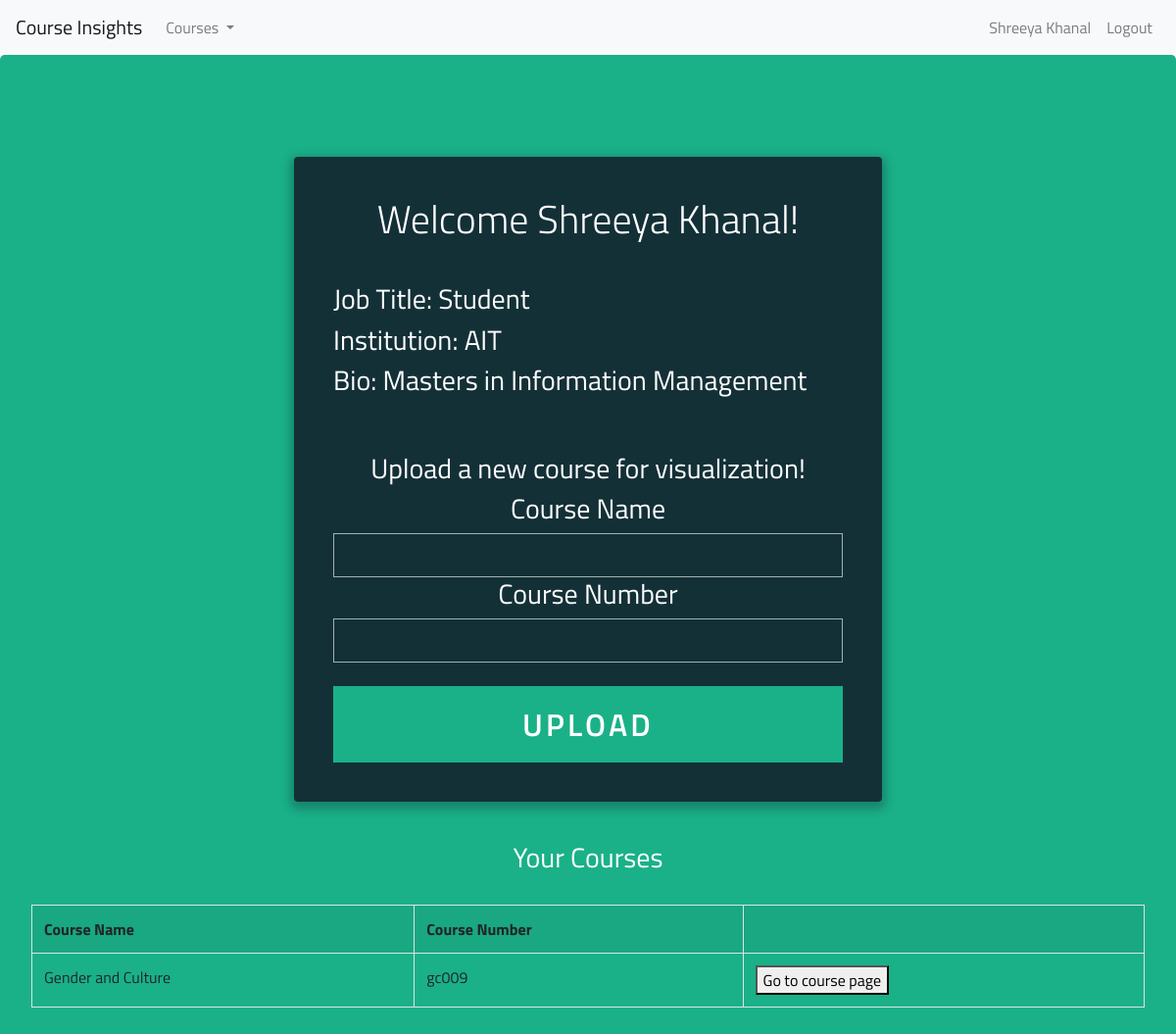
Page /profile.php (signed in) on the committed database.
### tables this page shows
CREATE TABLE `courses` (
  `course_id` int(11) NOT NULL AUTO_INCREMENT,
  `course_name` varchar(255) NOT NULL,
  `course_number` varchar(255) NOT NULL,
  `user_id` int(11) NOT NULL,
  `isUpdated` tinyint(1) DEFAULT '0',
  PRIMARY KEY (`course_id`),
  KEY `fk_user` (`user_id`),
  CONSTRAINT `courses_ibfk_1` FOREIGN KEY (`user_id`) REFERENCES `user` (`user_id`) ON DELETE CASCADE ON UPDATE CASCADE
);

### profile.php (the view, shortened to what this page needs)
<?php
require 'db.php';
if ( $_SESSION['logged_in'] != 1 )
{
  $_SESSION['message'] = "You must log in before viewing your profile page!";
  header("location: error.php");
}
else
{
    $user_id = $_SESSION['user_id'];
    $first_name = $_SESSION['first_name'];
    $last_name = $_SESSION['last_name'];
    $title = $_SESSION['title'];
    $institution = $_SESSION['institution'];
    $bio = $_SESSION['bio'];
}
    $userID = $mysqli->escape_string($user_id);
    $query_selectCourses = "SELECT * FROM courses WHERE user_id='$userID'";
    $result = $mysqli->query($query_selectCourses);
?>
<!DOCTYPE html>
<html >
<head>
  <link rel="stylesheet" href="https://stackpath.bootstrapcdn.com/bootstrap/4.3.1/css/bootstrap.min.css">
</head>
<body>
  <nav class="navbar navbar-expand-lg navbar-light bg-light">
  <a class="navbar-brand" href="#">Course Insights</a>
  <div class="collapse navbar-collapse" id="navbarSupportedContent">
    <ul class="navbar-nav mr-auto">
      <li class="nav-item dropdown">
        <a class="nav-link dropdown-toggle" href="#" id="navbarDropdown" role="button" data-toggle="dropdown" aria-haspopup="true" aria-expanded="false">
          Courses
        </a>
      </li>
    </ul>
  </div>
  <div class="navbar-collapse collapse w-100 order-3 dual-collapse2">
        <ul class="navbar-nav ml-auto">
            <li class="nav-item">
                <a class="nav-link" href="#"> <?php echo $first_name.' '.$last_name ?> </a>
            </li>
            <li class="nav-item">
                <a class="nav-link" href="logout.php"> Logout </a>
            </li>
        </ul>
    </div>
</nav>
<div class="jumbotron">
   <div class="form">
          <h1 align="center">Welcome <?= $first_name.' '.$last_name.'!' ?></h1>
          <h3 align="left">Job Title: <?= $title ?> </h3>
          <h3 align="left">Institution: <?= $institution ?> </h3>
          <h3 align="left">Bio: <?= $bio ?></h3>
          <br>
          <br>
          <form method="post" enctype='multipart/form-data'>
            <h3 align="center"> Upload a new course for visualization! </h3>
            <div>
              <h3 align="center"> Course Name </h3>
              <input type="text" name="courseName">
            </div>
            <div>
              <h3 align="center"> Course Number </h3>
              <input type="text" name="courseNumber">
            </div>
            <br>
            <div>
              <input type="submit" name="upload" class="button button-block" value="Upload" />
            </div>
          </form>
    </div>
    <h3 align="center"> Your Courses </h3>
   <br />
    <form method="post" action="courseDash.php">
       <div class="table-responsive">
    <table class="table table-bordered table-striped">
     <tr>
      <th>Course Name</th>
      <th>Course Number</th>
      <th></th>
     </tr>
      <?php
        while($row = mysqli_fetch_array($result))
        {
          echo '
          <tr>
          <td>'.$row["course_name"].'</td>
          <td>'.$row["course_number"].'</td>
          <td><button type="submit" name="courseID" value='.$row["course_id"].'> Go to course page </td>
          </tr>
          ';
        }
     ?>
    </table>
   </div>
    </form>
</div>
</body>
</html>

### css/style.css (style rules this page uses)
*, *:before, *:after { box-sizing: border-box; }
html { overflow-y: scroll; }
body { background: #ffffff; font-family: 'Titillium Web', sans-serif; }
a { text-decoration: none; color: #1ab188; -webkit-transition: .5s ease; transition: .5s ease; }
.jumbotron { background: #1ab188; color: #ffffff; }
.form { background: rgba(19, 35, 47, 0.9); padding: 40px; max-width: 600px; margin: 40px auto; border-radius: 4px; box-shadow: 0 4px 10px 4px rgba(19, 35, 47, 0.3); }
h1 { text-align: center; color: #ffffff; font-weight: 300; margin: 0 0 40px; }
input, textarea { font-size: 22px; display: block; width: 100%; padding: 5px 10px; background: none; background-image: none; border: 1px solid #a0b3b0; color: #ffffff; border-radius: 0; -webkit-transition: border-color .25s ease, box-shadow .25s ease; transition: border-color .25s ease, box-shadow .25s ease; }
.button { border: 0; outline: none; border-radius: 0; padding: 15px 0; font-size: 2rem; font-weight: 600; text-transform: uppercase; letter-spacing: .1em; background: #1ab188; color: #ffffff; -webkit-transition: all 0.5s ease; transition: all 0.5s ease; -webkit-appearance: none; }
.button-block { display: block; width: 100%; }

### rows in the picture
courses: course_name "Gender and Culture", course_number "gc009", $row["course_id"] 32 (drawn)

### other values in the picture
$first_name "Shreeya"
$last_name "Khanal"
$title "Student"
$institution "AIT"
$bio "Masters in Information Management"
